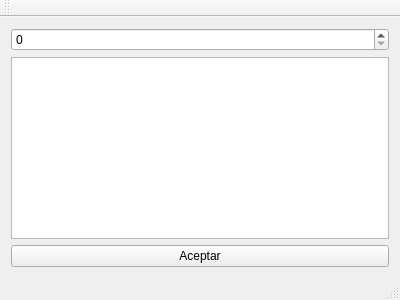
<?xml version="1.0" encoding="UTF-8"?>
<ui version="4.0">
 <class>Window</class>
 <widget class="QMainWindow" name="Window">
  <property name="geometry">
   <rect>
    <x>0</x>
    <y>0</y>
    <width>400</width>
    <height>300</height>
   </rect>
  </property>
  <property name="windowTitle">
   <string>Window</string>
  </property>
  <widget class="QWidget" name="centralWidget">
   <layout class="QVBoxLayout" name="verticalLayout">
    <item>
     <widget class="QSpinBox" name="spinBox"/>
    </item>
    <item>
     <widget class="QTableWidget" name="tableWidget"/>
    </item>
    <item>
     <widget class="QPushButton" name="pushButton">
      <property name="text">
       <string>Aceptar</string>
      </property>
     </widget>
    </item>
   </layout>
  </widget>
  <widget class="QMenuBar" name="menuBar">
   <property name="geometry">
    <rect>
     <x>0</x>
     <y>0</y>
     <width>400</width>
     <height>20</height>
    </rect>
   </property>
  </widget>
  <widget class="QToolBar" name="mainToolBar">
   <attribute name="toolBarArea">
    <enum>TopToolBarArea</enum>
   </attribute>
   <attribute name="toolBarBreak">
    <bool>false</bool>
   </attribute>
  </widget>
  <widget class="QStatusBar" name="statusBar"/>
 </widget>
 <layoutdefault spacing="6" margin="11"/>
 <resources/>
 <connections/>
</ui>
